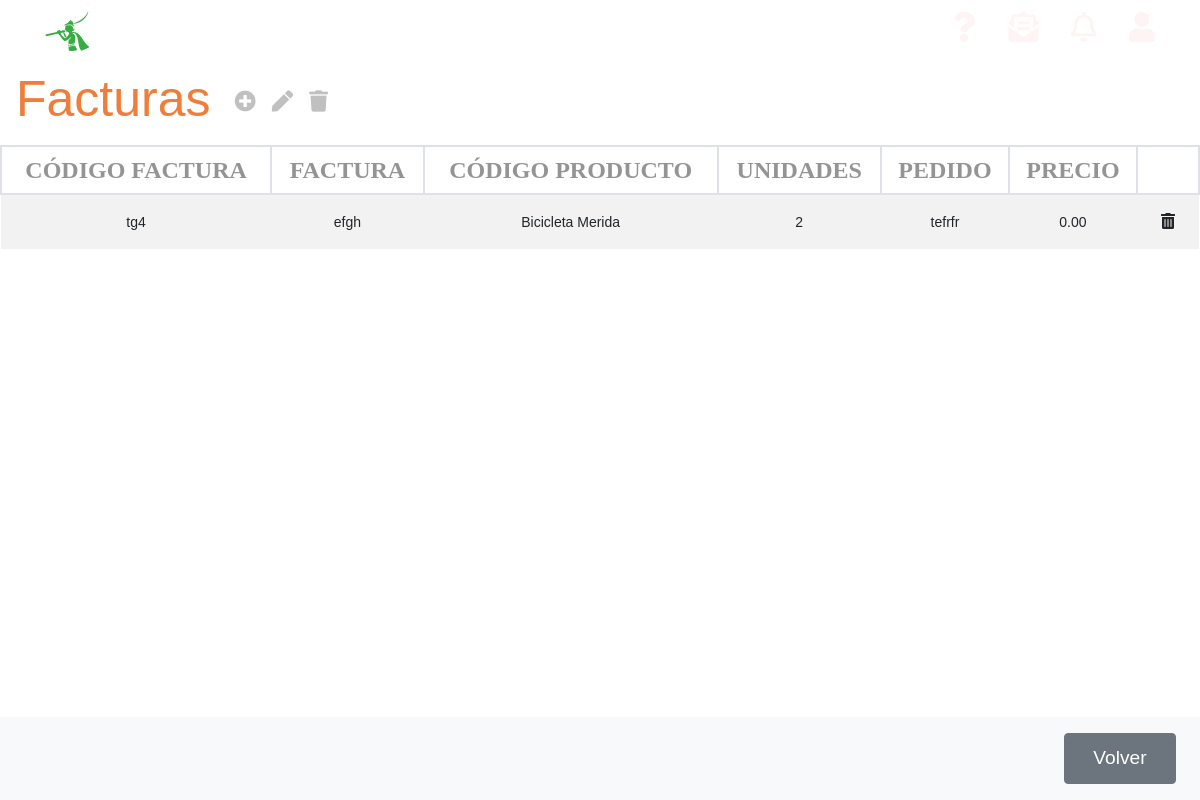
/appEntrega/facturas/, run on an earlier commit of the app's database.
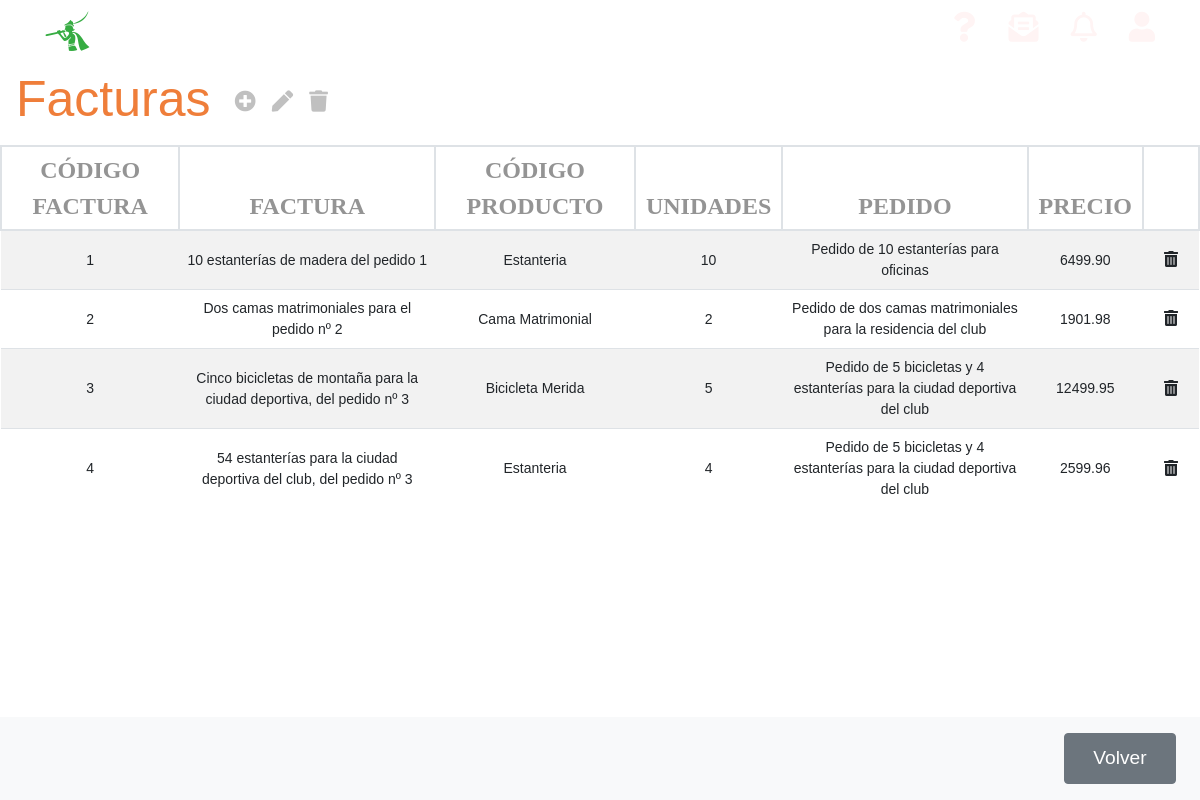
And on a later commit of the database.
### appEntrega/models.py (models this page shows, shortened)
class Factura(models.Model):
    referencia = models.CharField(max_length=12, primary_key=True)
    pedido_referencia = models.ForeignKey(Orden_Pedido, on_delete=models.CASCADE)
    producto_referencia = models.ForeignKey(Producto, on_delete=models.CASCADE)
    unidades = models.PositiveIntegerField(default=1)
    linea_precio = models.DecimalField(max_digits=10, decimal_places=2, default=0)
    descripcion = models.TextField(max_length=250)

class Producto(models.Model):
    producto_referencia = models.CharField(max_length=13, primary_key=True)
    producto_nombre = models.CharField(max_length=50)
    producto_descripcion = models.CharField(max_length=250)
    producto_categoria = models.CharField(max_length=50)
    producto_precio = models.DecimalField(max_digits=10, decimal_places=2, default=0)
    def __str__(self):
        return self.producto_nombre

class Orden_Pedido(models.Model):
    pedido_referencia = models.CharField(max_length=12, primary_key=True)
    pedido_fecha = models.DateField(auto_now=True)
    pedido_descripcion = models.TextField(max_length=250)
    pedido_cliente_cif = models.ForeignKey(Cliente, on_delete=models.CASCADE)
    def __str__(self):
        return self.pedido_descripcion

### appEntrega/views.py (the view)
# urls.py: path('facturas/', FacturaListView.as_view(), name='listaFactura'),
class FacturaListView(ListView):
    model = Factura
    template_name = 'listaFacturas.html'
    context_object_name = 'lista_facturas'

### appEntrega/templates/listaFacturas.html (shortened to what this page needs)
{% extends 'base.html' %}
{% block content %}
<div class="">
    <nav class="navbar navbar-light table-navbar">
        <h2 class="orange-color">Facturas</h2>
        <ul class="navbar-nav mr-auto flex-row">
            <li class="nav-item m-0 ml-3">
                <i class="fas fa-plus-circle fa-lg c-grey"
                    onclick="location.href='http://127.0.0.1:8000/appEntrega/facturas/nuevo/'"></i>
            </li>
            <li class="nav-item m-0">
                <i class="fas fa-pen fa-lg c-grey"></i>
            </li>
            <li class="nav-item m-0">
                <i class="fas fa-trash fa-lg c-grey"></i>
            </li>
        </ul>
    </nav>
</div>
<div class="row">
    <div class="col-md-12">
        <table class="table-deustronic table table-striped table-hover">
            <thead>
                <tr>
                    <th>CÓDIGO FACTURA</th>
					<th>FACTURA</th>
					<th>CÓDIGO PRODUCTO</th>
					<th>UNIDADES</th>
					<th>PEDIDO</th>
					<th>PRECIO</th>
                    <th></th>
                </tr>
            </thead>
            <tbody>
                {% if lista_facturas %}
                {% for factura in lista_facturas %}
                <tr ondblclick="location.href='http://127.0.0.1:8000/appEntrega/facturas/{{factura.pk}}/editar/'">
                    <td>{{factura.referencia}}</td>
					<td>{{factura.descripcion}}</td>
					<td>{{factura.producto_referencia}}</td>
					<td>{{factura.unidades}}</td>
					<td>{{factura.pedido_referencia}}</td>
					<td>{{factura.linea_precio}}</td>
                    <td><button class="btn"
                        onclick="location.href='http://127.0.0.1:8000/appEntrega/facturas/{{factura.pk}}/delete/'"><i
                            class="fas fa-trash-alt"></i></button></td>
                </tr>
                {% endfor %}
                {% else %}
                <tr>
                    <td colspan="6">
                        <p>No existen Facturas</p>
                    </td>
                </tr>
                {% endif %}
            </tbody>
        </table>
    </div>
</div>
<nav class="navbar navbar-light bg-light fixed-bottom">
    <div class="form-inline ml-auto">
        <button onclick="location.href='http://127.0.0.1:8000/appEntrega'" class="btn boton-nav btn-secondary m-2 z-2"
            type="button">Volver</button>
    </div>
</nav>
{% endblock %}

### appEntrega/templates/base.html (shortened to what this page needs)
<!DOCTYPE html>
{% load static %}
<html lang="es">
<head>
    <link rel="stylesheet" href="https://use.fontawesome.com/releases/v5.5.0/css/all.css">
    <link rel="stylesheet" type="text/css" href="{% static '/style/bootstrap.css' %}">
    <link rel="stylesheet" type="text/css" href="{% static '/style/styles.css' %}">
    <link rel="stylesheet" type="text/css" href="{% static '/style/index.css' %}">
    <link rel="stylesheet" type="text/css" href="{% static '/style/table.css' %}">
    <link rel="stylesheet" type="text/css" href="{% static '/style/productos.css' %}">
    <link rel="stylesheet" type="text/css" href="{% static '/style/header.css' %}">
    <link rel="stylesheet" type="text/css" href="{% static '/style/forms.css' %}">
    <link rel="stylesheet" type="text/css" href="{% static '/style/modal.css' %}">
</head>
<body>
    <header class="cabeceraPortada">
        <div class="container-header row justify-content-between align-items-center my-2">
            <div class="col-4 d-flex align-items-center justify-content-strart">
                <i class="fab fa-pied-piper-alt logo_empresa"></i>
                <h1><a class="tituloenlaceP1" href="http://127.0.0.1:8000/appEntrega/"> DEUSTRONIC
                    </a></h1>
            </div>
            <div class="col-4 reloj">
                <span class="fecha"></span>
            </div>
            <nav class="col-4 d-flex justify-content-end">
                <ul class="d-flex">
                    <li><a class="a" href=""><i class="fas fa-question"></i></a></li>
                    <li><a class="a" href=""><i class="fas fa-envelope-open-text"></i></a></li>
                    <li><a class="a" href=""><i class="far fa-bell"></i></a></li>
                    <li><a class="a" href=""><i class="fas fa-user"></i></a></li>
                </ul>
            </nav>
        </div>
    </header>
    <div class="wrapper">
        {% block content %}
        {% endblock %}
    </div>
</body>
</html>

### appEntrega/static/style/styles.css (style rules this page uses)
.orange-color, .orange-color:hover { color: rgb(239, 126, 58) !important; font-weight: 100 !important; }
* { font-family: 'FiraSans-Regular', sans-serif; }
html { overflow-x: hidden; overflow-y: overlay; }
html, body { height: 100%; }
body { margin: 0; }
i { cursor: pointer !important; }
ul { padding: 0 !important; }

### appEntrega/static/style/table.css (style rules this page uses)
table { overflow: scroll; }
table td { vertical-align: middle !important; }
.table-deustronic th { color: #949494; font-weight: bold; font-size: 1.5rem; padding: 5px 10px; border: 2px solid #dee2e6; font-family: FiraSans-Regular, Calibri, Verdana; text-align: center !important; }
.table-deustronic td { font-size: 14px; padding: 0.5rem; text-align: center !important; cursor: pointer !important; }
.table-navbar { position: sticky; background-color: white; z-index: 1; top: 0; width: 100%; }

### appEntrega/static/style/productos.css (style rules this page uses)
.navbar-nav .nav-item { padding: 0 .5rem; }
.c-grey { color: silver !important; }
.boton-nav { width: 7rem; height: 3.2rem !important; color: white !important; font-weight: 400; font-size: 1.2rem; text-decoration: none; outline-style: none; }

### appEntrega/static/style/header.css (style rules this page uses)
header.cabeceraPortada { background-image: url(https://img.freepik.com/free-vector/blue-copy-space-digital-background_23-2148821698.jpg?size=626&ext=jpg); background-repeat: no-repeat; background-size: 100% 100%; width: 100%; overflow: hidden; }
.tituloenlaceP1 { color: rgb(255, 255, 255); font-size: 25px; font-family: 'Trebuchet MS', 'Lucida Sans Unicode', 'Lucida Grande', 'Lucida Sans', Arial, sans-serif; margin-left: 25px; top: -30px; text-decoration: none; overflow-y: hidden; }
h2 { padding: 0px; color: #1c3d79; font-size: 50px; font-family: 'Franklin Gothic Medium', 'Arial Narrow', Arial, sans-serif }
.a { text-decoration: none; font-family: 'Courier New', Courier, monospace; font-size: 30px; color: #fff4f4; }
li { list-style: none; margin-right: 2rem; }
li:last-of-type { margin-right: 0; }
.logo_empresa { text-decoration: none; font-size: 40px; color: #36ac42; }
a.tituloenlaceP1 { text-decoration: none; font-family: Georgia, 'Times New Roman', Times, serif; font-size: 30px; color: #ffffff; float: left; }
.container-header { width: 95%; margin: 0 auto; }
ul { margin: 0 !important; }
h1 { margin: 0 !important; }
.reloj { text-align: center; }
.fecha { color: white; font-size: 1.6rem; }

### appEntrega/static/style/modal.css (style rules this page uses)
:root { --lightgray: #efefef; --blue: steelblue; --white: #fff; --black: rgba(0, 0, 0, 0.92); }
* { padding: 0; margin: 0; }
a { color: inherit; text-decoration: none; }
.z-2 { z-index: 2; }

What changed in the data, as far as the page shows it:
removed Factura: referencia "tg4", descripcion "efgh", producto_referencia "Bicicleta Merida", unidades "2", pedido_referencia "tefrfr", linea_precio "0.00"
added Factura: referencia "1", descripcion "10 estanterías de madera del pedido 1", producto_referencia "Estanteria", unidades "10", pedido_referencia "Pedido de 10 estanterías para oficinas", linea_precio "6499.90"
added Factura: referencia "2", descripcion "Dos camas matrimoniales para el pedido nº 2", producto_referencia "Cama Matrimonial", unidades "2", pedido_referencia "Pedido de dos camas matrimoniales para la residencia del club", linea_precio "1901.98"
added Factura: referencia "3", descripcion "Cinco bicicletas de montaña para la ciudad deportiva, del pedido nº 3", producto_referencia "Bicicleta Merida", unidades "5", pedido_referencia "Pedido de 5 bicicletas y 4 estanterías para la ciudad deportiva del club", linea_precio "12499.95"
added Factura: referencia "4", descripcion "54 estanterías para la ciudad deportiva del club, del pedido nº 3", producto_referencia "Estanteria", unidades "4", pedido_referencia "Pedido de 5 bicicletas y 4 estanterías para la ciudad deportiva del club", linea_precio "2599.96"
